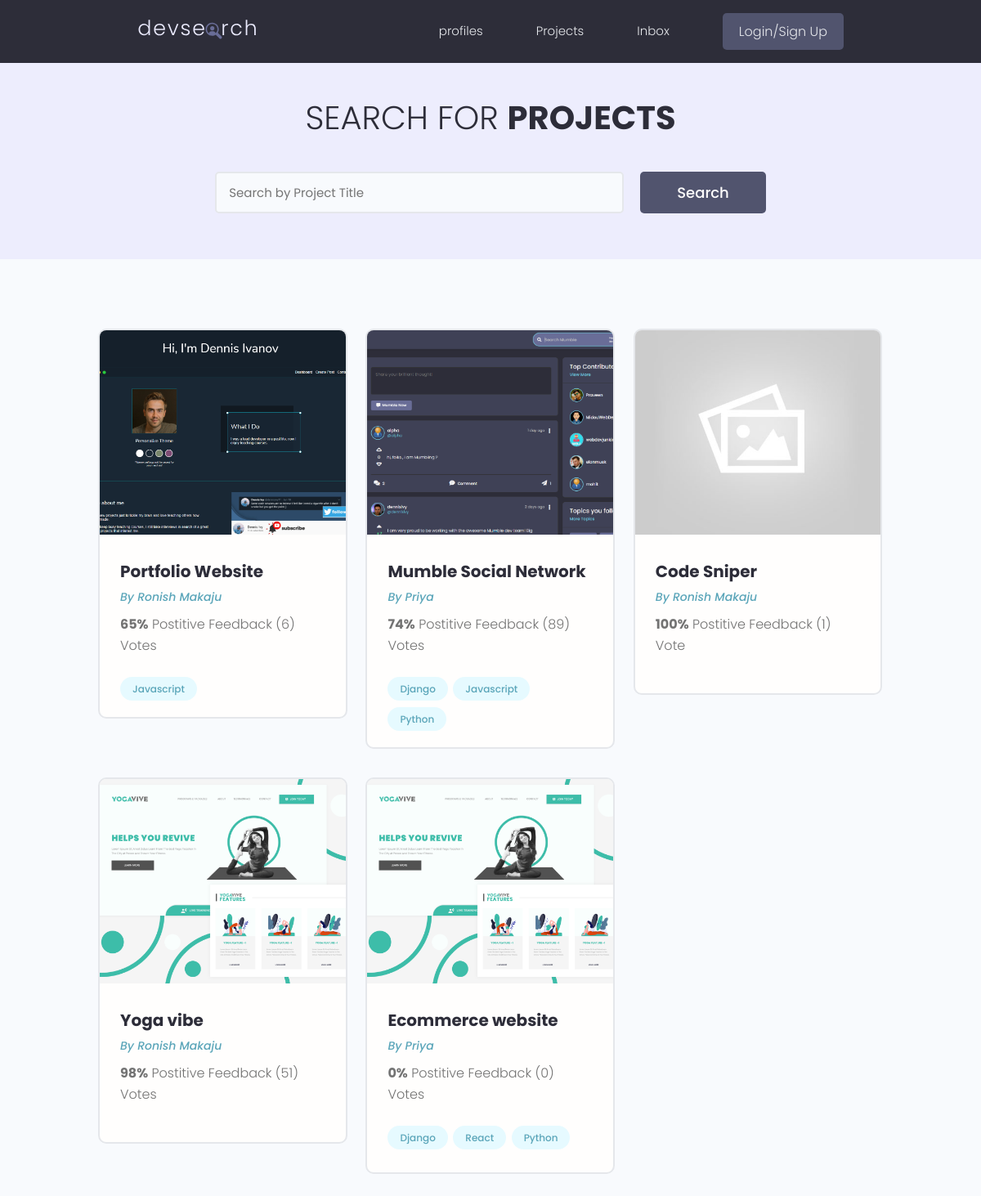
The app's page /projects/, older data.
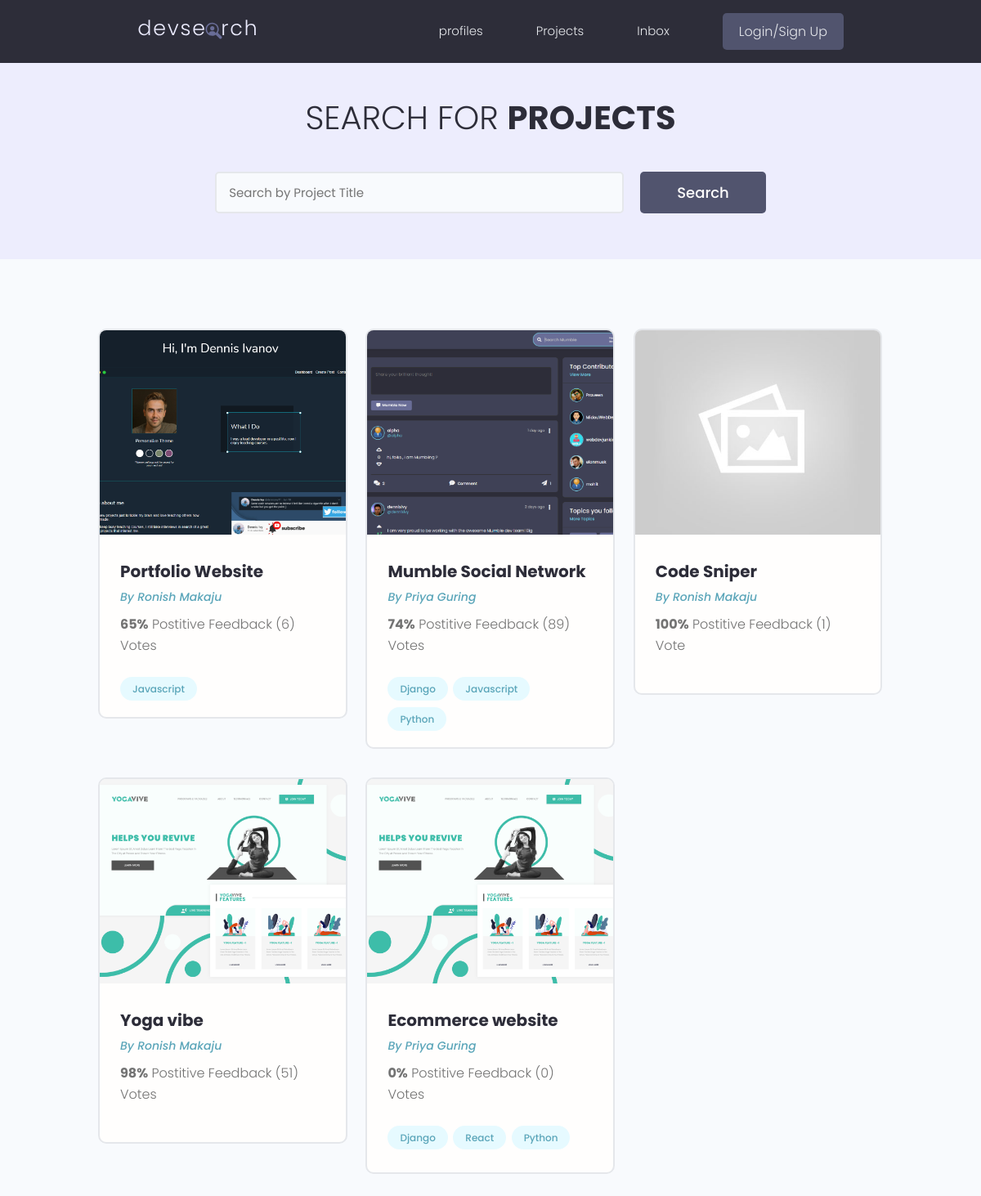
The same page, newer data.
### projects/models.py (models this page shows, shortened)
class Project(models.Model):
    owner = models.ForeignKey(Profile, null=True, blank=True, on_delete=models.SET_NULL)
    title = models.CharField(max_length=200)
    description = models.TextField(null=True, blank=True)
    featured_image = models.ImageField(null=True, blank=True, default="default.jpg")
    demo_link = models.CharField(max_length=2000, blank=True, null=True)
    source_link = models.CharField(max_length=2000, null=True, blank=True)
    tags = models.ManyToManyField(
        "Tag", blank=True
    )  # tag class mathi bhako bhaye cotes chai daina
    vote_total = models.IntegerField(default=0, null=True, blank=True)
    vote_ratio = models.IntegerField(default=0, null=True, blank=True)
    created = models.DateTimeField(auto_now_add=True)
    id = models.UUIDField(
        default=uuid.uuid4, unique=True, primary_key=True, editable=False
    )

### users/models.py (models this page shows, shortened)
class Profile(models.Model):
    user = models.OneToOneField(User, on_delete=models.CASCADE, null=True, blank=True)
    name = models.CharField(max_length=200, blank=True, null=True)
    username = models.CharField(max_length=200, blank=True, null=True)
    location = models.CharField(max_length=200, blank=True, null=True)
    email = models.EmailField(max_length=500, blank=True, null=True)
    short_intro = models.CharField(max_length=200, blank=True, null=True)
    bio = models.TextField(blank=True, null=True)
    profile_image = models.ImageField(
        null=True,
        blank=True,
        upload_to="profiles/",
        default="profiles/user-default.png",
    )
    Social_github = models.CharField(max_length=200, blank=True, null=True)
    Social_twitter = models.CharField(max_length=200, blank=True, null=True)
    Social_linkedin = models.CharField(max_length=200, blank=True, null=True)
    Social_youtube = models.CharField(max_length=200, blank=True, null=True)
    Social_website = models.CharField(max_length=200, blank=True, null=True)
    id = models.UUIDField(
        default=uuid.uuid4, unique=True, primary_key=True, editable=False
    )
    created = models.DateTimeField(auto_now_add=True)

### projects/views.py (the view)
# urls.py: path("projects/", include("projects.urls")),
def projects(request):
    projects = Project.objects.all()
    page = "Project "
    number = 10
    rangee = [i for i in range(1, 11)]
    print(page)
    context = {
        "Page": page,
        "Number": number,
        "projectsList": projects,
        "range": rangee,
    }
    return render(request, "projects/projects.html", context)

### projects/models.py (called while the page is built)
    def __str__(self):
        return self.name

### projects/templates/projects/projects.html (shortened to what this page needs)
{% extends 'main.html'%}
{% block content%}
<main class="projects">
    <section class="hero-section text-center">
        <div class="container container--narrow">
            <div class="hero-section__box">
                <h2>Search for <span>Projects</span></h2>
            </div>
            <div class="hero-section__search">
                <form class="form" action="#" method="get">
                    <div class="form__field">
                        <input class="input input--text" id="formInput#search" type="text" name="text"
                            placeholder="Search by Project Title" />
                    </div>
                    <input class="btn btn--sub btn--lg" type="submit" value="Search" />
                </form>
            </div>
        </div>
    </section>
    <section class="projectsList">
        <div class="container">
            <div class="grid grid--three">
                {% for projectsList in projectsList%}
                <div class="column">
                    <div class="card project">
                        <a href="{%url 'project' projectsList.id%}" class="project">
                            <img class="project__thumbnail" src="{{projectsList.featured_image.url}}"
                                alt="project thumbnail" />
                            <div class="card__body">
                                <h3 class="project__title">{{projectsList.title}}</h3>
                                <p><a class="project__author" href="{%url 'user-profile' projectsList.owner.id %}">By
                                        {{projectsList.owner.name}}</a></p>
                                <p class="project--rating">
                                    <span style="font-weight: bold;">{{projectsList.vote_ratio}}%</span> Postitive
                                    Feedback ({{projectsList.vote_total}}) Vote{{projectsList.vote_total|pluralize:"s"}}
                                </p>
                                <div class="project__tags">
                                    {%for tags in projectsList.tags.all%}
                                    <span class="tag tag--pill tag--main">
                                        <small>{{tags}}</small>
                                    </span>
                                    {%endfor%}
                                </div>
                            </div>
                        </a>
                    </div>
                </div>
                {%endfor%}
            </div>
        </div>
    </section>
</main>
{% endblock content %}

Row changes from the older to the newer data that the page shows:
changed Project "Mumble Social Network": owner.name "Priya" → "Priya Guring"
changed Project "Ecommerce website": owner.name "Priya" → "Priya Guring"
